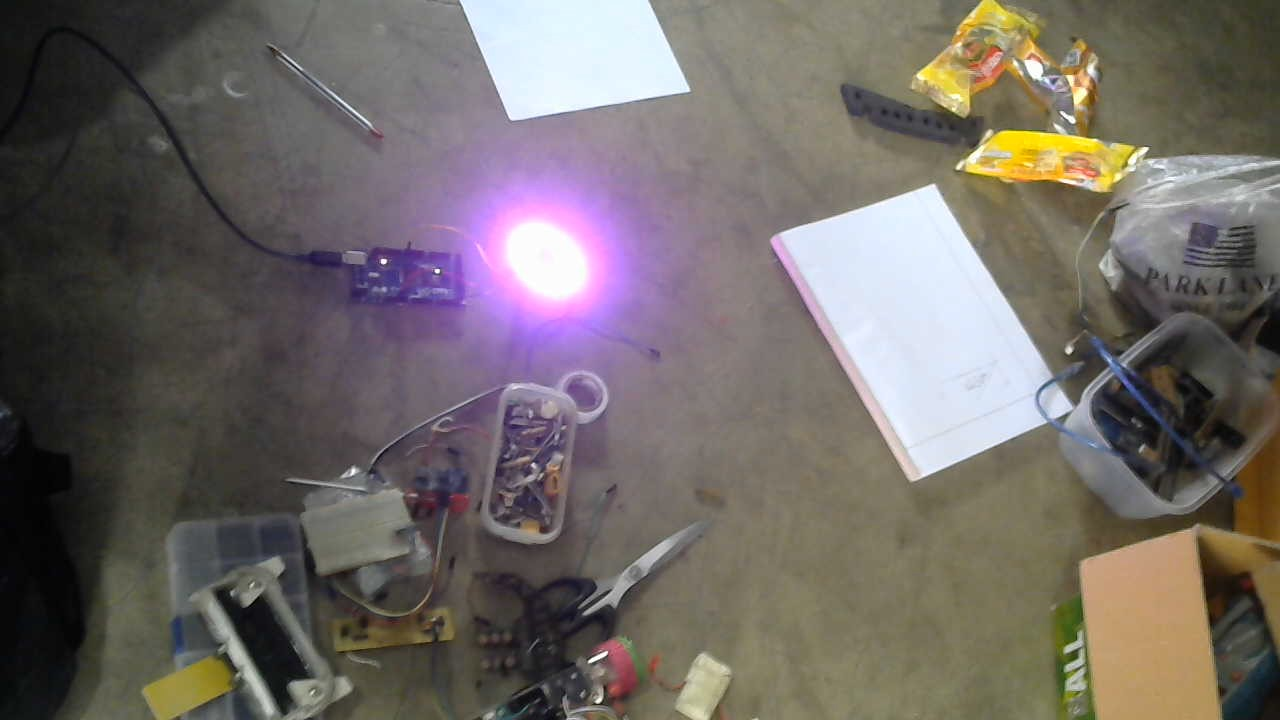
#> input picture images/WIN_20240202_11_22_09_Pro.jpg, 1280 x 720 px, given in place of the camera
$ python color.py
#> lines starting #> are read from the running program, lines starting #| are printed output that depends on the picture; after the words box and inside, x2 and y2 are one past the last pixel; in counts of white or black regions, pixels touching at a corner belong together
import cv2
import numpy as np

def empty(a):
    pass

def stackImages(scale,imgArray):
    rows = len(imgArray)
    cols = len(imgArray[0])
    rowsAvailable = isinstance(imgArray[0], list)
    width = imgArray[0][0].shape[1]
    height = imgArray[0][0].shape[0]
    if rowsAvailable:
        for x in range ( 0, rows):
            for y in range(0, cols):
                if imgArray[x][y].shape[:2] == imgArray[0][0].shape [:2]:
                    imgArray[x][y] = cv2.resize(imgArray[x][y], (0, 0), None, scale, scale)
                else:
                    imgArray[x][y] = cv2.resize(imgArray[x][y], (imgArray[0][0].shape[1], imgArray[0][0].shape[0]), None, scale, scale)
                if len(imgArray[x][y].shape) == 2: imgArray[x][y]= cv2.cvtColor( imgArray[x][y], cv2.COLOR_GRAY2BGR)
        imageBlank = np.zeros((height, width, 3), np.uint8)
        hor = [imageBlank]*rows
        hor_con = [imageBlank]*rows
        for x in range(0, rows):
            hor[x] = np.hstack(imgArray[x])
        ver = np.vstack(hor)
    else:
        for x in range(0, rows):
            if imgArray[x].shape[:2] == imgArray[0].shape[:2]:
                imgArray[x] = cv2.resize(imgArray[x], (0, 0), None, scale, scale)
            else:
                imgArray[x] = cv2.resize(imgArray[x], (imgArray[0].shape[1], imgArray[0].shape[0]), None,scale, scale)
            if len(imgArray[x].shape) == 2: imgArray[x] = cv2.cvtColor(imgArray[x], cv2.COLOR_GRAY2BGR)
        hor= np.hstack(imgArray)
        ver = hor
    return ver


path = 'Resources/lambo.png'
cv2.namedWindow("TrackBars")
cv2.resizeWindow("TrackBars",640,240)
cv2.createTrackbar("Hue Min","TrackBars",0,255,empty)
cv2.createTrackbar("Hue Max","TrackBars",19,255,empty)
cv2.createTrackbar("Sat Min","TrackBars",110,255,empty)
cv2.createTrackbar("Sat Max","TrackBars",240,255,empty)
cv2.createTrackbar("Val Min","TrackBars",153,255,empty)
cv2.createTrackbar("Val Max","TrackBars",255,255,empty)

cap = cv2.VideoCapture(1)

def get_array(x):
    r = "[" + str(x[0]) + "," + str(x[1]) + "," + str(x[2]) + "]"
    return r

while True:
    # img = cv2.imread(path)
    ret, img = cap.read()
#> img is the input picture: shape (720, 1280, 3); mean B, G, R 102.6, 106.2, 113
    imgHSV = cv2.cvtColor(img,cv2.COLOR_BGR2HSV)
#> imgHSV: shape (720, 1280, 3); mean H, S, V 59.9, 46.1, 117.6
    h_min = cv2.getTrackbarPos("Hue Min","TrackBars")
    h_max = cv2.getTrackbarPos("Hue Max", "TrackBars")
    s_min = cv2.getTrackbarPos("Sat Min", "TrackBars")
    s_max = cv2.getTrackbarPos("Sat Max", "TrackBars")
    v_min = cv2.getTrackbarPos("Val Min", "TrackBars")
    v_max = cv2.getTrackbarPos("Val Max", "TrackBars")
    lower = np.array([h_min,s_min,v_min])
    upper = np.array([h_max,s_max,v_max])
    print("[" + get_array(lower) + "," + get_array(upper) + "]")
    mask = cv2.inRange(imgHSV,lower,upper)
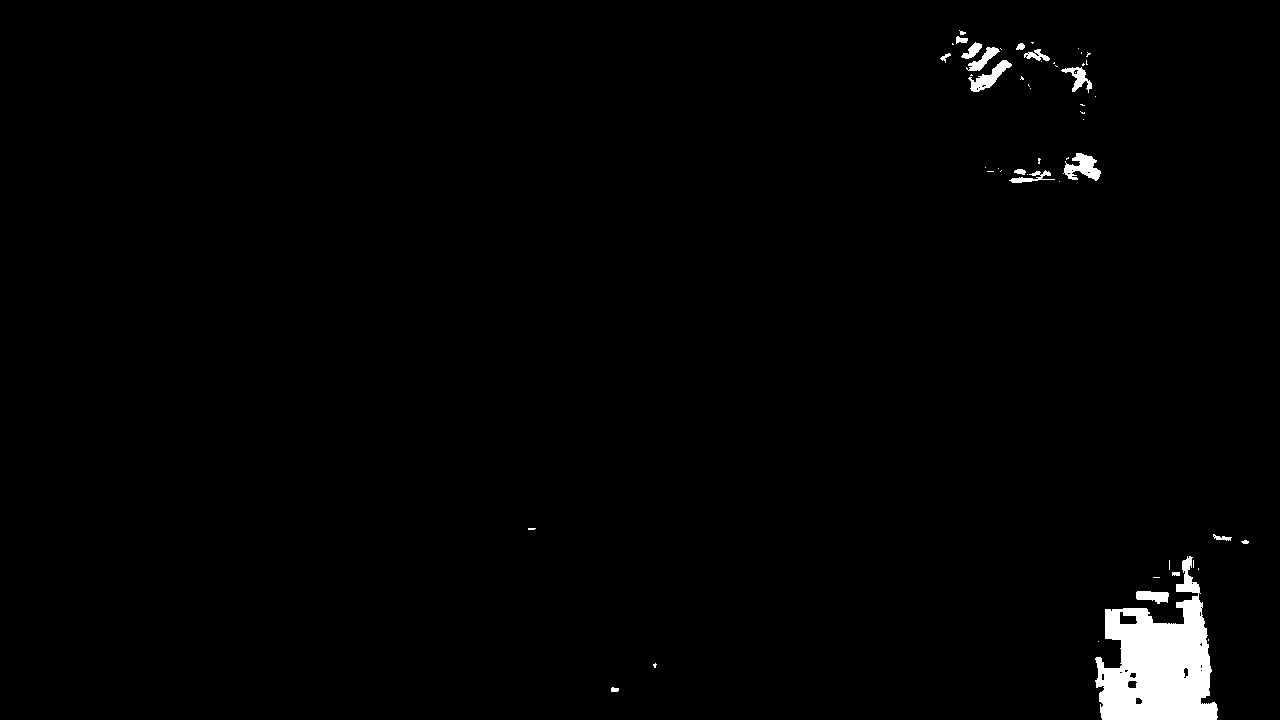
#> mask: shape (720, 1280); 1.6% white; 54 white regions (36 under 20 px), largest, box (x1, y1, x2, y2) and area: (1095, 556, 1218, 720) 11339, (1063, 153, 1101, 181) 578, (968, 60, 1012, 92) 496
    dilated = cv2.dilate(mask, np.ones((5,5)), iterations=1)
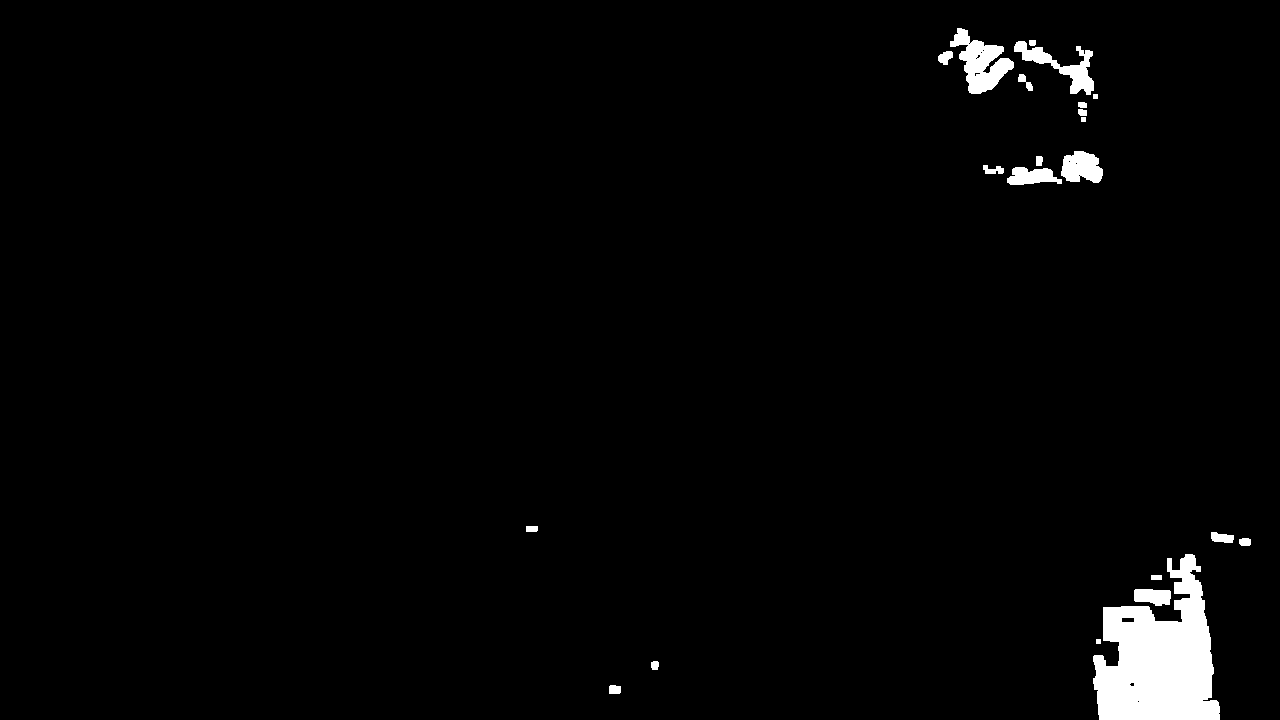
#> dilated: shape (720, 1280); 2.2% white; 22 white regions, largest, box (x1, y1, x2, y2) and area: (1093, 554, 1220, 720) 13211, (950, 28, 1014, 94) 2029, (1014, 41, 1094, 95) 1364
    imgResult = cv2.bitwise_and(img,img,mask=mask)


    # [4 lines of commented-out code are left out]

    imgStack = stackImages(0.6,([img,imgHSV],[mask,dilated]))
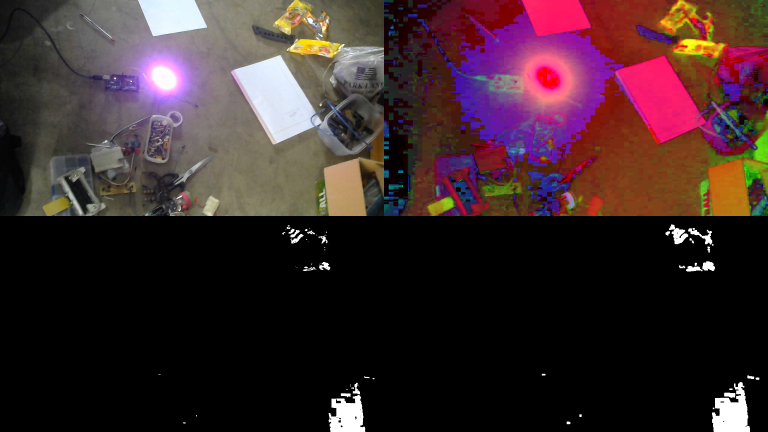
#> imgStack: shape (864, 1536, 3) (shown at 1/2 size); mean B, G, R 43, 40.4, 60
    cv2.imshow("Stacked Images", imgStack)

    cv2.waitKey(1)

$ run again, on images/WIN_20240202_11_24_00_Pro.jpg
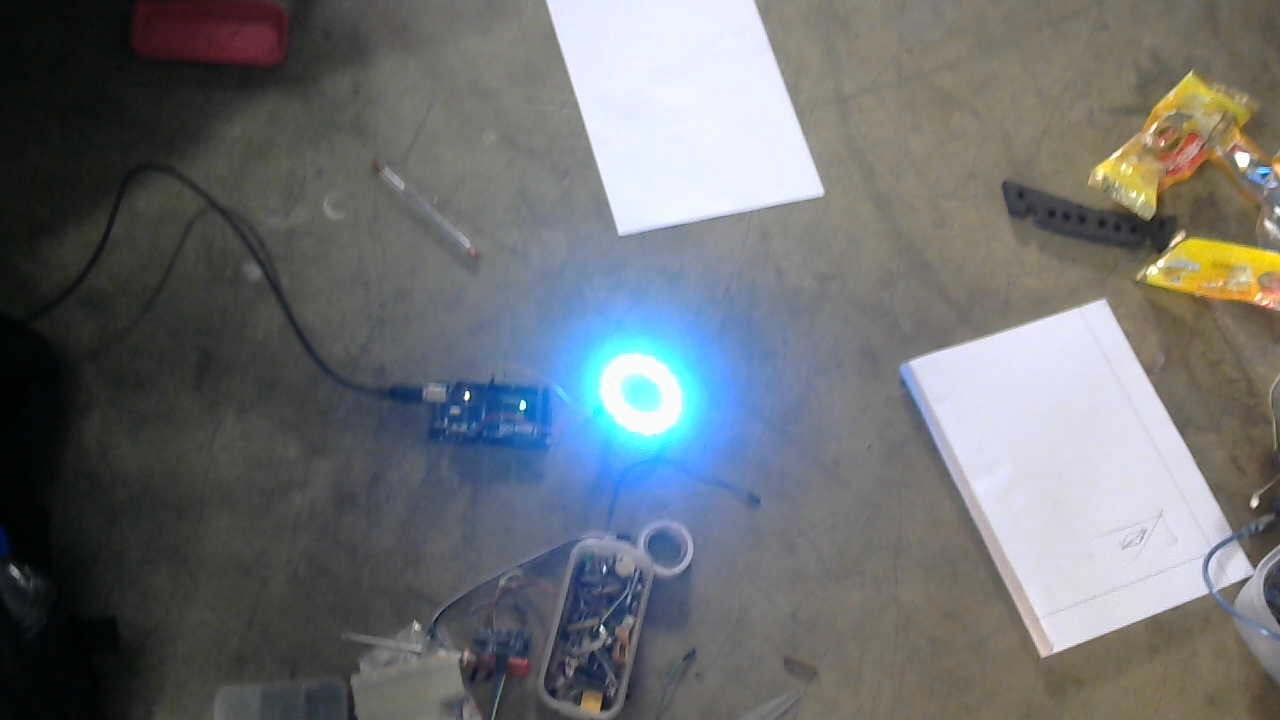
#> input picture images/WIN_20240202_11_24_00_Pro.jpg, 1280 x 720 px, given in place of the camera
#> img is the input picture: shape (720, 1280, 3); mean B, G, R 113.8, 111.5, 109
#> imgHSV: shape (720, 1280, 3); mean H, S, V 60.2, 41.9, 122.2
#> `mask = cv2.inRange(imgHSV,lower,upper)`:
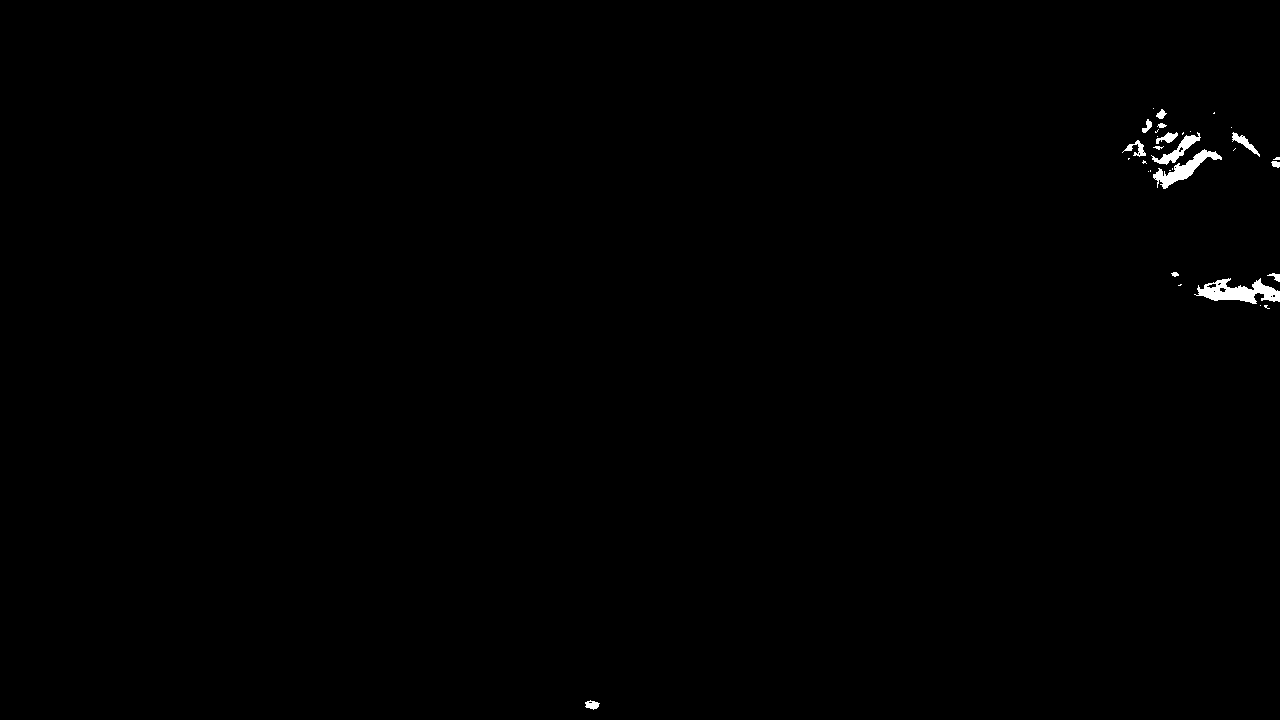
#> mask: shape (720, 1280); 0.36% white; 32 white regions (18 under 20 px), largest, box (x1, y1, x2, y2) and area: (1194, 278, 1280, 304) 1149, (1153, 149, 1222, 189) 799, (1151, 132, 1201, 165) 429
#> dilated: shape (720, 1280); 0.73% white; 11 white regions, largest, box (x1, y1, x2, y2) and area: (1140, 106, 1224, 191) 3169, (1192, 276, 1280, 311) 1899, (1120, 138, 1149, 166) 484
#> `imgStack = stackImages(0.6,([img,imgHSV],[mask,dilated]))`:
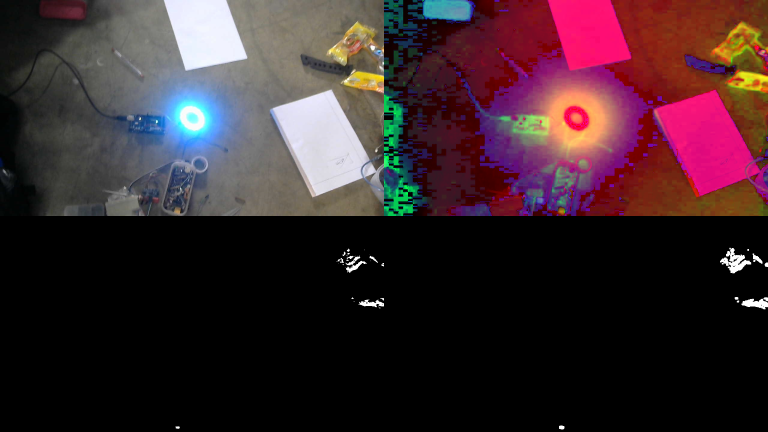
#> imgStack: shape (864, 1536, 3) (shown at 1/2 size); mean B, G, R 44.2, 39, 58.5

$ run again, on images/red-circle-1.jpg
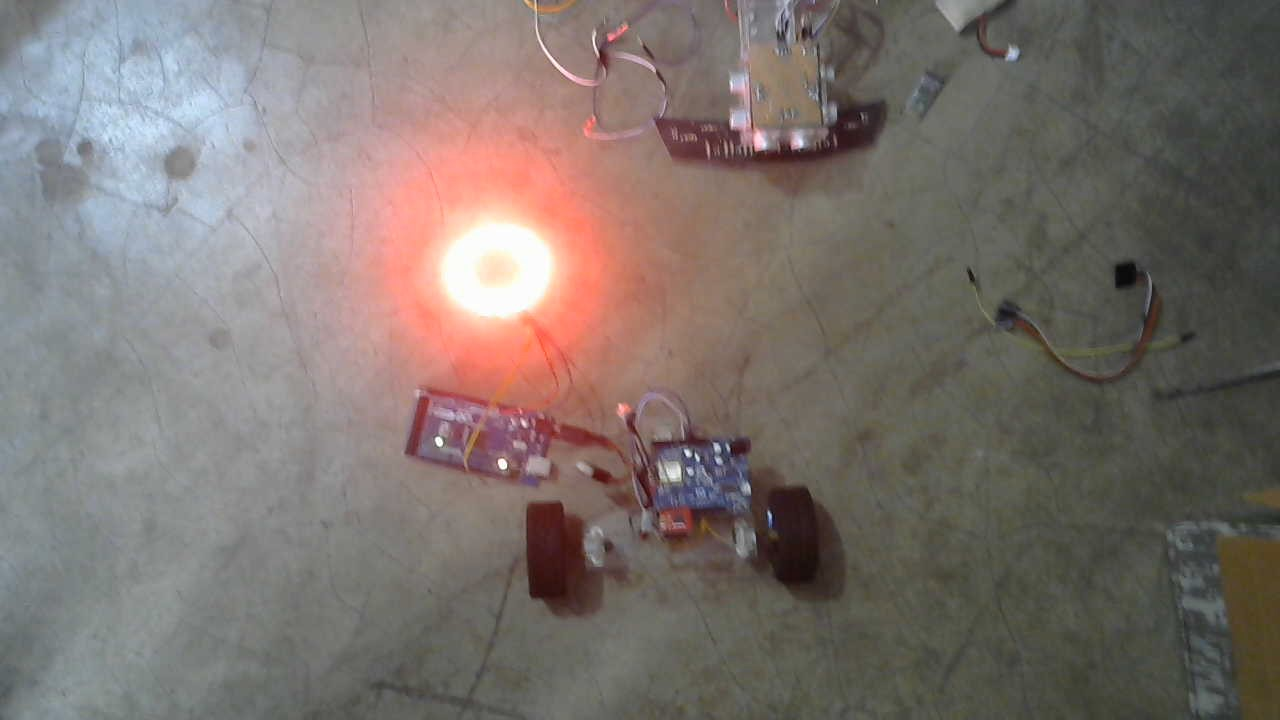
#> input picture images/red-circle-1.jpg, 1280 x 720 px, given in place of the camera
#> img is the input picture: shape (720, 1280, 3); mean B, G, R 109.4, 114.1, 123.5
#> imgHSV: shape (720, 1280, 3); mean H, S, V 48.3, 38.8, 127.2
#> `mask = cv2.inRange(imgHSV,lower,upper)`:
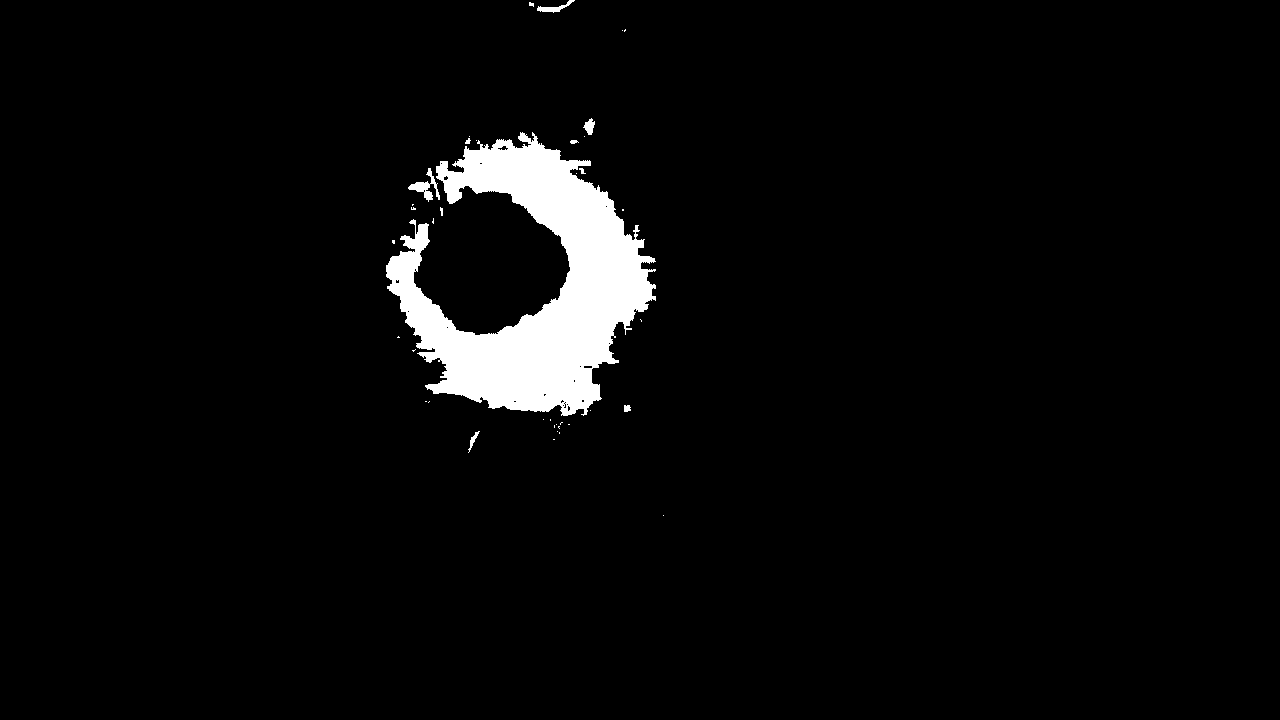
#> mask: shape (720, 1280); 3.8% white; 39 white regions (29 under 20 px), largest, box (x1, y1, x2, y2) and area: (386, 132, 656, 416) 34344, (408, 168, 440, 202) 344, (537, 0, 575, 13) 163
#> dilated: shape (720, 1280); 4.6% white; 19 white regions, largest, box (x1, y1, x2, y2) and area: (384, 130, 658, 418) 40249, (527, 0, 577, 15) 439, (581, 116, 597, 139) 273
#> `imgStack = stackImages(0.6,([img,imgHSV],[mask,dilated]))`:
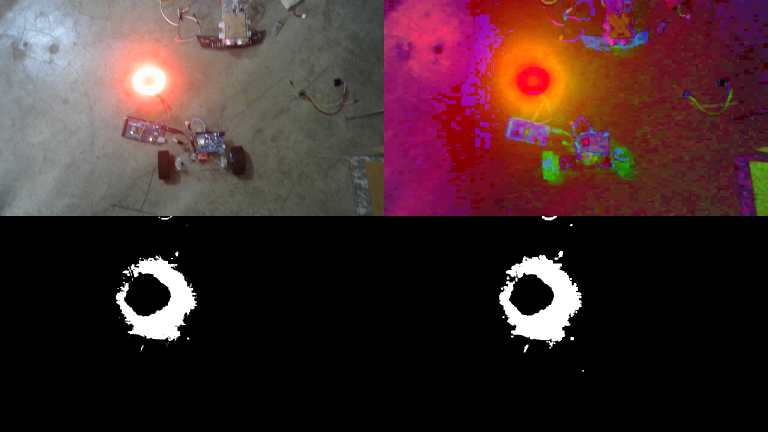
#> imgStack: shape (864, 1536, 3) (shown at 1/2 size); mean B, G, R 44.8, 43.6, 68
